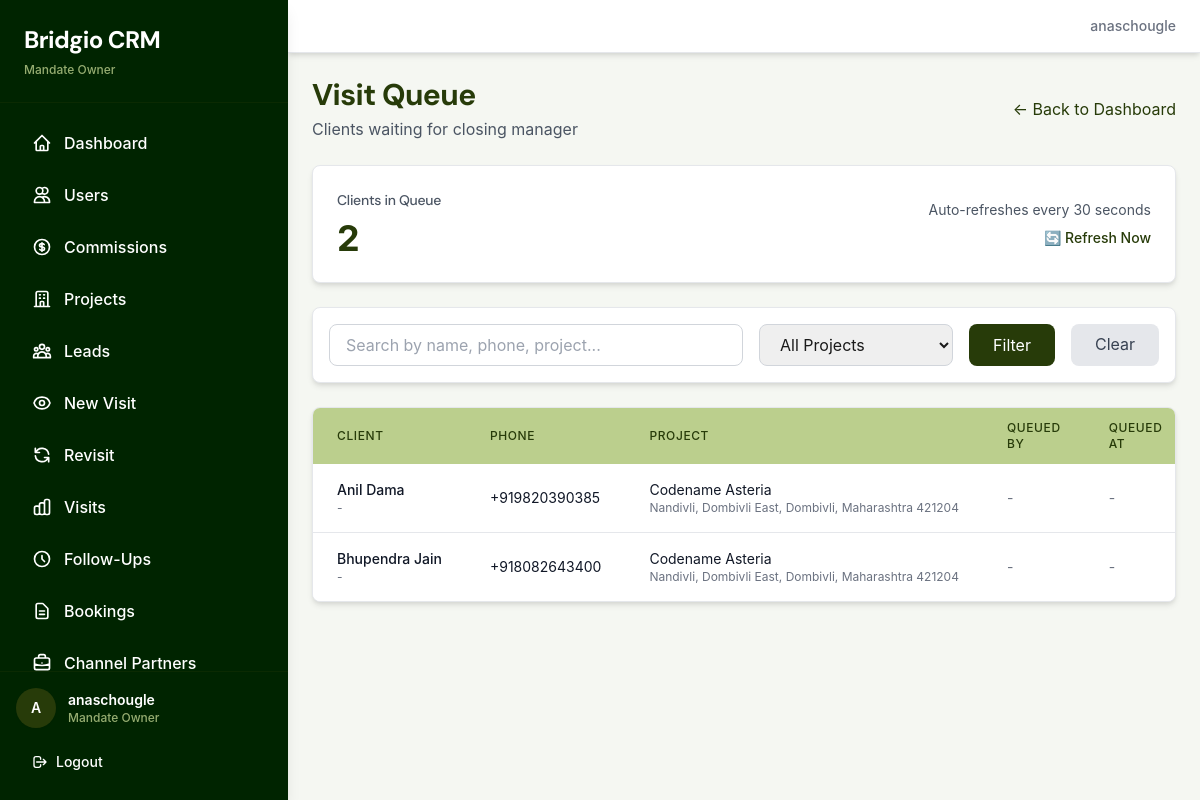
/leads/visit-queue/ (signed in), run on an earlier commit of the app's database.
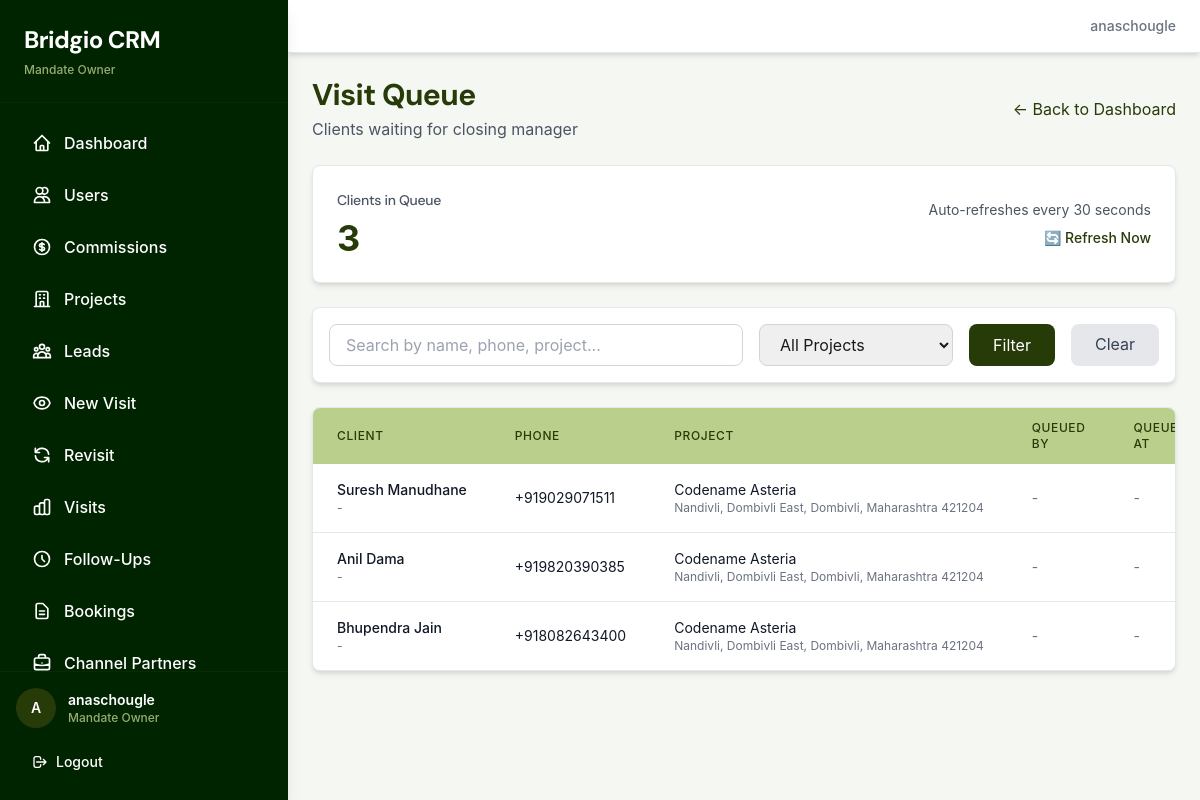
And on a later commit of the database.
### leads/models.py (models this page shows, shortened)
class LeadProjectAssociation(models.Model):
    PRETAG_STATUS_CHOICES = [
        ('pending_verification', 'Pending Verification'),
        ('verified', 'Verified'),
        ('rejected', 'Rejected'),
    ]
    LEAD_STATUS_CHOICES = [
        ('new', 'New'),
        ('contacted', 'Contacted'),
        ('visit_scheduled', 'Visit Scheduled'),
        ('queued_visit', 'Queued Visit'),
        ('visit_completed', 'Visit Completed'),
        ('discussion', 'Discussion'),
        ('hot', 'Hot'),
        ('ready_to_book', 'Ready to Book'),
        ('booked', 'Booked'),
        ('lost', 'Lost'),
        ('not_interested', 'Not Interested'),
    ]
    lead = models.ForeignKey(Lead, on_delete=models.CASCADE, related_name='project_associations')
    project = models.ForeignKey(Project, on_delete=models.CASCADE, related_name='lead_associations')
    status = models.CharField(max_length=20, choices=LEAD_STATUS_CHOICES, default='new', db_index=True)
    is_pretagged = models.BooleanField(default=False)
    pretag_status = models.CharField(
        max_length=20,
        choices=PRETAG_STATUS_CHOICES,
        default='pending_verification',
        blank=True
    )
    phone_verified = models.BooleanField(default=False)
    assigned_to = models.ForeignKey(
        User,
        on_delete=models.SET_NULL,
        null=True,
        blank=True,
        related_name='assigned_lead_associations',
        limit_choices_to={'role__in': ['closing_manager', 'telecaller', 'sourcing_manager']}
    )
    assigned_at = models.DateTimeField(null=True, blank=True)
    assigned_by = models.ForeignKey(
        User,
        on_delete=models.SET_NULL,
        null=True,
        blank=True,
        related_name='lead_association_assignments',
        limit_choices_to={'role__in': ['super_admin', 'mandate_owner', 'site_head']}
    )
    notes = models.TextField(blank=True, help_text="Project-specific notes")
    TIME_FRAME_CHOICES = [
        ('morning', 'Morning'),
        ('afternoon', 'Afternoon'),
        ('evening', 'Evening'),
    ]
    time_frame = models.CharField(
        max_length=20,
        choices=TIME_FRAME_CHOICES,
        blank=True,
        null=True,
        help_text="Preferred time frame for visit"
    )
    visit_scheduled_date = models.DateTimeField(
        blank=True,
        null=True,
        help_text="Scheduled date and time for visit"
    )
    is_revisit = models.BooleanField(default=False, help_text="Is this a revisit?")
    revisit_count = models.IntegerField(default=0, help_text="Number of times client revisited")
    revisit_reason = models.TextField(blank=True, help_text="Reason for revisit")
    previous_visit = models.ForeignKey(
        'self',
        on_delete=models.SET_NULL,
        null=True,
        blank=True,
        related_name='revisits',
        help_text="Link to previous visit association"
    )
    queued_at = models.DateTimeField(null=True, blank=True, help_text="When the visit was queued")
    queued_by = models.ForeignKey(
        User,
        on_delete=models.SET_NULL,
        null=True,
        blank=True,
        related_name='queued_visits',
        help_text="Telecaller who queued the visit"
    )
    created_by = models.ForeignKey(
        User,
        on_delete=models.SET_NULL,
        null=True,
        related_name='created_lead_associations'
    )
    created_at = models.DateTimeField(auto_now_add=True)
    updated_at = models.DateTimeField(auto_now=True)
    is_archived = models.BooleanField(default=False)
    class Meta:
        db_table = 'lead_project_associations'
        unique_together = ['lead', 'project']
        ordering = ['-created_at']
        indexes = [
            models.Index(fields=['project', 'status', 'is_archived']),
            models.Index(fields=['assigned_to', 'status']),
            models.Index(fields=['is_pretagged', 'pretag_status']),
        ]

class Lead(models.Model):
    GENDER_CHOICES = [
        ('male', 'Male'),
        ('female', 'Female'),
        ('other', 'Other'),
    ]
    RESIDENCE_CHOICES = [
        ('own', 'Own'),
        ('rent', 'Rent'),
    ]
    OCCUPATION_CHOICES = [
        ('self_emp', 'Self Employed'),
        ('service', 'Service'),
        ('homemaker', 'Homemaker'),
        ('business', 'Business'),
        ('retired', 'Retired'),
        ('other', 'Other'),
    ]
    PURPOSE_CHOICES = [
        ('investment', 'Investment'),
        ('first_home', 'First Home'),
        ('second_home', 'Second Home'),
        ('retirement_home', 'Retirement Home'),
    ]
    VISIT_TYPE_CHOICES = [
        ('family', 'Family'),
        ('alone', 'Alone'),
    ]
    VISIT_SOURCE_CHOICES = [
        ('call', 'Call Generated'),
        ('cp', 'Channel Partner'),
        ('walkin', 'Direct Walk-in'),
    ]
    name = models.CharField(max_length=200)
    phone = models.CharField(max_length=15, db_index=True, unique=True, help_text="Unique phone number - used for deduplication")
    email = models.EmailField(blank=True)
    age = models.IntegerField(null=True, blank=True, validators=[MinValueValidator(18), MaxValueValidator(100)])
    gender = models.CharField(max_length=10, choices=GENDER_CHOICES, blank=True)
    locality = models.CharField(max_length=200, blank=True)
    current_residence = models.CharField(max_length=10, choices=RESIDENCE_CHOICES, blank=True)
    occupation = models.CharField(max_length=20, choices=OCCUPATION_CHOICES, blank=True)
    company_name = models.CharField(max_length=200, blank=True)
    designation = models.CharField(max_length=200, blank=True)
    configurations = models.ManyToManyField(
        GlobalConfiguration,
        related_name='leads',
        blank=True,
        help_text="Preferred configurations (multiple selection)"
    )
    project = models.ForeignKey(
        Project,
        on_delete=models.SET_NULL,
        null=True,
        blank=True,
        related_name='legacy_leads',
        help_text="DEPRECATED: Use project_associations instead"
    )
    budget = models.DecimalField(max_digits=15, decimal_places=2, null=True, blank=True, help_text="Overall budget preference")
    purpose = models.CharField(max_length=20, choices=PURPOSE_CHOICES, blank=True)
    visit_type = models.CharField(max_length=10, choices=VISIT_TYPE_CHOICES, blank=True)
    is_first_visit = models.BooleanField(default=True)
    how_did_you_hear = models.CharField(max_length=200, blank=True)
    visit_source = models.CharField(
        max_length=20,
        choices=VISIT_SOURCE_CHOICES,
        blank=True,
        null=True,
        help_text="How was this visit generated? (Call, CP, or Walk-in)"
    )
    channel_partner = models.ForeignKey(
        ChannelPartner,
        on_delete=models.SET_NULL,
        null=True,
        blank=True,
        related_name='leads'
    )
    cp_firm_name = models.CharField(max_length=200, blank=True)  # Fallback if CP not in master
    cp_name = models.CharField(max_length=200, blank=True)
    cp_phone = models.CharField(max_length=15, blank=True)
    cp_rera_number = models.CharField(max_length=50, blank=True)
    notes = models.TextField(blank=True, help_text="General notes about the lead, conversations, preferences, etc.")
    created_by = models.ForeignKey(
        User,
        on_delete=models.SET_NULL,
        null=True,
        related_name='created_leads'
    )
    created_at = models.DateTimeField(auto_now_add=True)
    updated_at = models.DateTimeField(auto_now=True)
    is_archived = models.BooleanField(default=False)
    is_pretagged = models.BooleanField(default=False, help_text="DEPRECATED: Use LeadProjectAssociation.is_pretagged instead")
    class Meta:
        db_table = 'leads'
        ordering = ['-created_at']
        indexes = [
            models.Index(fields=['phone']),
            models.Index(fields=['is_archived', '-created_at']),
        ]

### projects/models.py (models this page shows, shortened)
class Project(models.Model):
    PROJECT_TYPE_CHOICES = [
        ('residential', 'Residential'),
        ('commercial', 'Commercial'),
        ('mixed', 'Mixed'),
    ]
    name = models.CharField(max_length=200)
    builder_name = models.CharField(max_length=200)
    location = models.TextField()
    rera_id = models.CharField(max_length=50, blank=True)
    project_type = models.CharField(max_length=20, choices=PROJECT_TYPE_CHOICES, default='residential')
    starting_price = models.DecimalField(max_digits=15, decimal_places=2, null=True, blank=True)
    starting_price_unit = models.CharField(max_length=10, choices=[('lakhs', 'Lakhs'), ('crores', 'Crores')], default='lakhs', blank=True)
    ending_price = models.DecimalField(max_digits=15, decimal_places=2, null=True, blank=True)
    ending_price_unit = models.CharField(max_length=10, choices=[('lakhs', 'Lakhs'), ('crores', 'Crores')], default='lakhs', blank=True)
    inventory_summary = models.TextField(blank=True)
    image = models.ImageField(upload_to='projects/', blank=True, null=True, help_text="Cover image for project cards and detail page")
    number_of_towers = models.IntegerField(default=1, help_text="Total number of towers")
    floors_per_tower = models.IntegerField(default=1, help_text="Number of floors in each tower")
    units_per_floor = models.IntegerField(default=1, help_text="Number of residential units per floor")
    has_commercial = models.BooleanField(default=False, help_text="Does this project have commercial units?")
    commercial_floors = models.IntegerField(default=0, help_text="Number of floors with commercial units")
    commercial_units_per_floor = models.IntegerField(default=0, help_text="Number of commercial units per floor")
    latitude = models.DecimalField(max_digits=9, decimal_places=6, null=True, blank=True)
    longitude = models.DecimalField(max_digits=9, decimal_places=6, null=True, blank=True)
    default_commission_percent = models.DecimalField(max_digits=5, decimal_places=2, default=0.00)
    auto_assignment_strategy = models.CharField(
        max_length=20,
        choices=[('round_robin', 'Round Robin'), ('manual', 'Manual')],
        default='manual'
    )
    mandate_owner = models.ForeignKey(
        User,
        on_delete=models.CASCADE,
        related_name='projects',
        limit_choices_to={'role': 'mandate_owner'}
    )
    site_head = models.ForeignKey(
        User,
        on_delete=models.SET_NULL,
        null=True,
        blank=True,
        related_name='managed_projects',
        limit_choices_to={'role': 'site_head'}
    )
    is_active = models.BooleanField(default=True)
    created_at = models.DateTimeField(auto_now_add=True)
    updated_at = models.DateTimeField(auto_now=True)
    class Meta:
        db_table = 'projects'
        ordering = ['-created_at']

### leads/views_revisit_queue.py (the view)
# urls.py: path('visit-queue/', visit_queue, name='visit_queue'),
@login_required
def visit_queue(request):
    if not (request.user.is_closing_manager() or request.user.is_super_admin() or request.user.is_mandate_owner() or request.user.is_site_head()):
        messages.error(request, 'You do not have permission to view the visit queue.')
        return redirect('dashboard')
    if request.user.is_super_admin() or request.user.is_mandate_owner():
        assigned_projects = Project.objects.filter(is_active=True)
    elif request.user.is_site_head():
        assigned_projects = Project.objects.filter(site_head=request.user, is_active=True)
    else:  # Closing Manager
        assigned_projects = request.user.assigned_projects.filter(is_active=True)
    queued_associations = LeadProjectAssociation.objects.filter(
        project__in=assigned_projects,
        status='queued_visit',
        is_archived=False
    ).select_related('lead', 'project', 'queued_by').order_by('queued_at')
    search = request.GET.get('search', '')
    if search:
        queued_associations = queued_associations.filter(
            Q(lead__name__icontains=search) |
            Q(lead__phone__icontains=search) |
            Q(project__name__icontains=search)
        )
    project_id = request.GET.get('project', '')
    if project_id:
        queued_associations = queued_associations.filter(project_id=project_id)
    context = {
        'queued_associations': queued_associations,
        'projects': assigned_projects,
        'search': search,
        'selected_project': project_id,
    }
    return render(request, 'leads/visit_queue.html', context)

### templates/leads/visit_queue.html (shortened to what the changed rows need)
{% extends 'base.html' %}
{% load lead_filters %}
{% block content %}
<div class="max-w-7xl mx-auto space-y-6">
    <div class="flex justify-between items-center">
        <div>
            <h1 class="text-3xl font-heading font-bold text-olive-primary">Visit Queue</h1>
        </div>
    </div>
    <div class="bg-card-bg rounded-lg shadow-premium border border-border-light p-6">
        <div class="flex items-center justify-between">
            <div>
                <h3 class="text-sm font-medium text-gray-600 mb-2">Clients in Queue</h3>
                <p class="text-4xl font-bold text-olive-primary">{{ queued_associations.count }}</p>
            </div>
        </div>
    </div>
    <div class="bg-card-bg rounded-lg shadow-premium border border-border-light overflow-hidden">
        {% if queued_associations %}
        <div class="overflow-x-auto">
            <table class="w-full">
                <thead class="bg-olive-lighter">
                    <tr>
                        <th class="px-6 py-3 text-left text-xs font-medium text-olive-primary uppercase tracking-wider">Client</th>
                        <th class="px-6 py-3 text-left text-xs font-medium text-olive-primary uppercase tracking-wider">Phone</th>
                        <th class="px-6 py-3 text-left text-xs font-medium text-olive-primary uppercase tracking-wider">Project</th>
                        <th class="px-6 py-3 text-left text-xs font-medium text-olive-primary uppercase tracking-wider">Queued By</th>
                        <th class="px-6 py-3 text-left text-xs font-medium text-olive-primary uppercase tracking-wider">Queued At</th>
                    </tr>
                </thead>
                <tbody class="bg-card-bg divide-y divide-gray-200">
                    {% for assoc in queued_associations %}
                    <tr class="hover:bg-olive-lighter transition" id="queue-row-{{ assoc.id }}">
                        <td class="px-6 py-4 whitespace-nowrap">
                            <div class="text-sm font-medium text-gray-900">{{ assoc.lead.name }}</div>
                            <div class="text-xs text-gray-500">{{ assoc.lead.email|default:"-" }}</div>
                        </td>
                        <td class="px-6 py-4 whitespace-nowrap">
                            <div class="text-sm text-gray-900">{{ assoc.lead.phone }}</div>
                        </td>
                        <td class="px-6 py-4 whitespace-nowrap">
                            <div class="text-sm text-gray-900">{{ assoc.project.name }}</div>
                            <div class="text-xs text-gray-500">{{ assoc.project.location }}</div>
                        </td>
                        <td class="px-6 py-4 whitespace-nowrap">
                            {% if assoc.queued_by %}
                            <div class="text-sm text-gray-900">{{ assoc.queued_by.get_full_name|default:assoc.queued_by.username }}</div>
                            <div class="text-xs text-gray-500">{{ assoc.queued_by.get_role_display }}</div>
                            {% else %}
                            <div class="text-sm text-gray-500">-</div>
                            {% endif %}
                        </td>
                        <td class="px-6 py-4 whitespace-nowrap">
                            {% if assoc.queued_at %}
                            <div class="text-sm text-gray-900">{{ assoc.queued_at|date:"d M Y" }}</div>
                            <div class="text-xs text-gray-500">{{ assoc.queued_at|date:"h:i A" }}</div>
                            {% else %}
                            <div class="text-sm text-gray-500">-</div>
                            {% endif %}
                        </td>
                    </tr>
                    {% endfor %}
                </tbody>
            </table>
        </div>
        {% else %}
        <div class="p-12 text-center">
            <p class="text-gray-500 text-lg">No clients in queue.</p>
            <p class="text-gray-400 text-sm mt-2">Clients queued by telecallers will appear here.</p>
        </div>
        {% endif %}
    </div>
</div>
{% endblock %}

What changed in the data, as far as the page shows it:
now on this page (row edited): LeadProjectAssociation: lead.name "Suresh Manudhane", lead.email "-", lead.phone "+919029071511", project.name "Codename Asteria", project.location "Nandivli, Dombivli East, Dombivli, Maharashtra 421204"
Also different on the page:
{{ queued_associations.count }}: "2" → "3"
